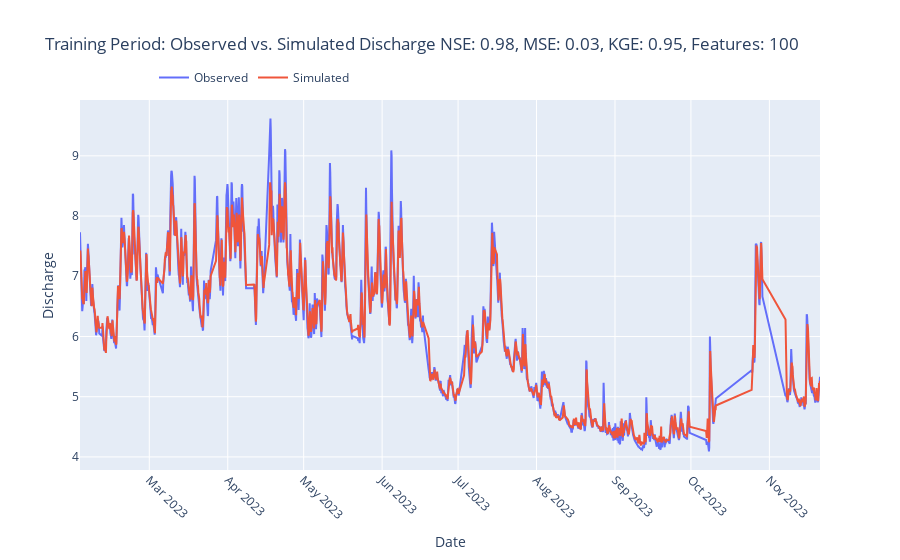
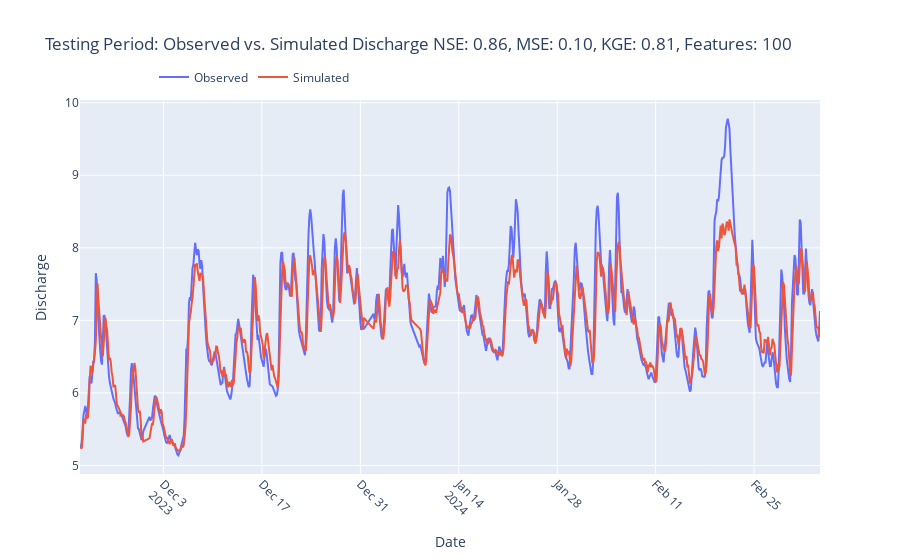

Notebook code cell kept with these figures, in order:
### Code cell
# organiza and split the dataset
X_train, X_test, y_train, y_test, dates_train, dates_test = prepare_data(df_merged, train_size=0.7, column_y='hidro_level_sm')

# train and evaluate the model
nse_train, nse_test, mse_train, mse_test, kge_train, kge_test, model, y_train_pred, y_test_pred = train_and_evaluate_rf(X_train, y_train, X_test, y_test, n_estimators=250, 
                                                                                      max_depth=20, min_samples_split=5, min_samples_leaf=5, 
                                                                                      max_features='sqrt', bootstrap=True, n_jobs=-2)
# model, y_train_pred, y_test_pred = grid_search(X_train, y_train, X_test, y_test)
# plot the results
plot_fitting_result(y_train, y_train_pred, dates_train, y_test, y_test_pred, dates_test, 
                     nse_train, mse_train, kge_train, nse_test, mse_test, kge_test, X_train)

### Figure 1 — Plotly figure (JSON) as saved in the notebook; plotly's stock layout.template omitted (floating-point values rounded to 4 significant figures; data arrays with more than 128 entries replaced by an {"elided": "..."} marker saying what was removed)
{"data": [{"mode": "lines", "name": "Observed", "type": "scatter", "x": {"elided": "1905 str values"}, "y": {"elided": "1905 float values"}}, {"mode": "lines", "name": "Simulated", "type": "scatter", "x": {"elided": "1905 str values"}, "y": {"elided": "1905 float values"}}], "layout": {"legend": {"orientation": "h", "x": 0.1, "y": 1.1}, "title": {"text": "Training Period: Observed vs. Simulated Discharge\nNSE: 0.98, MSE: 0.03, KGE: 0.95, Features: 100"}, "xaxis": {"tickangle": 45, "title": {"text": "Date"}}, "yaxis": {"title": {"text": "Discharge"}}}}

### Figure 2 — Plotly figure (JSON) as saved in the notebook; plotly's stock layout.template omitted (floating-point values rounded to 4 significant figures; data arrays with more than 128 entries replaced by an {"elided": "..."} marker saying what was removed)
{"data": [{"mode": "lines", "name": "Observed", "type": "scatter", "x": {"elided": "817 str values"}, "y": {"elided": "817 float values"}}, {"mode": "lines", "name": "Simulated", "type": "scatter", "x": {"elided": "817 str values"}, "y": {"elided": "817 float values"}}], "layout": {"legend": {"orientation": "h", "x": 0.1, "y": 1.1}, "title": {"text": "Testing Period: Observed vs. Simulated Discharge\nNSE: 0.86, MSE: 0.10, KGE: 0.81, Features: 100"}, "xaxis": {"tickangle": 45, "title": {"text": "Date"}}, "yaxis": {"title": {"text": "Discharge"}}}}
